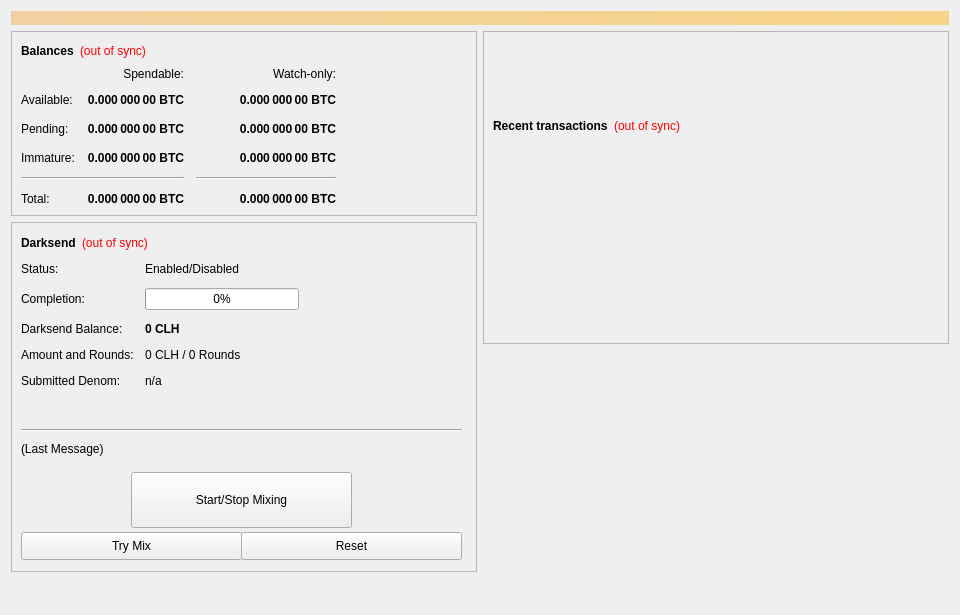
<?xml version="1.0" encoding="UTF-8"?>
<ui version="4.0">
 <class>OverviewPage</class>
 <widget class="QWidget" name="OverviewPage">
  <property name="geometry">
   <rect>
    <x>0</x>
    <y>0</y>
    <width>960</width>
    <height>615</height>
   </rect>
  </property>
  <property name="minimumSize">
   <size>
    <width>960</width>
    <height>0</height>
   </size>
  </property>
  <property name="windowTitle">
   <string>Form</string>
  </property>
  <layout class="QVBoxLayout" name="topLayout">
   <item>
    <widget class="QLabel" name="labelAlerts">
     <property name="visible">
      <bool>false</bool>
     </property>
     <property name="styleSheet">
      <string notr="true">background-color: qlineargradient(x1: 0, y1: 0, x2: 1, y2: 0, stop:0 #F0D0A0, stop:1 #F8D488); color:#000000;</string>
     </property>
     <property name="wordWrap">
      <bool>true</bool>
     </property>
     <property name="margin">
      <number>3</number>
     </property>
    </widget>
   </item>
   <item>
    <layout class="QHBoxLayout" name="horizontalLayout" stretch="1,1">
     <item>
      <layout class="QVBoxLayout" name="verticalLayout_2">
       <item>
        <widget class="QFrame" name="frame">
         <property name="frameShape">
          <enum>QFrame::StyledPanel</enum>
         </property>
         <property name="frameShadow">
          <enum>QFrame::Raised</enum>
         </property>
         <layout class="QVBoxLayout" name="verticalLayout_4">
          <item>
           <layout class="QHBoxLayout" name="horizontalLayout_4">
            <item>
             <widget class="QLabel" name="label_5">
              <property name="font">
               <font>
                <weight>75</weight>
                <bold>true</bold>
               </font>
              </property>
              <property name="text">
               <string>Balances</string>
              </property>
             </widget>
            </item>
            <item>
             <widget class="QLabel" name="labelWalletStatus">
              <property name="cursor">
               <cursorShape>WhatsThisCursor</cursorShape>
              </property>
              <property name="toolTip">
               <string>The displayed information may be out of date. Your wallet automatically synchronizes with the CLH network after a connection is established, but this process has not completed yet.</string>
              </property>
              <property name="styleSheet">
               <string notr="true">QLabel { color: red; }</string>
              </property>
              <property name="text">
               <string notr="true">(out of sync)</string>
              </property>
              <property name="alignment">
               <set>Qt::AlignLeading|Qt::AlignLeft|Qt::AlignVCenter</set>
              </property>
             </widget>
            </item>
            <item>
             <spacer name="horizontalSpacer_3">
              <property name="orientation">
               <enum>Qt::Horizontal</enum>
              </property>
              <property name="sizeHint" stdset="0">
               <size>
                <width>40</width>
                <height>20</height>
               </size>
              </property>
             </spacer>
            </item>
           </layout>
          </item>
          <item>
           <layout class="QGridLayout" name="gridLayout">
            <property name="spacing">
             <number>12</number>
            </property>
            <item row="2" column="2">
             <widget class="QLabel" name="labelWatchPending">
              <property name="font">
               <font>
                <weight>75</weight>
                <bold>true</bold>
               </font>
              </property>
              <property name="cursor">
               <cursorShape>IBeamCursor</cursorShape>
              </property>
              <property name="toolTip">
               <string>Unconfirmed transactions to watch-only addresses</string>
              </property>
              <property name="text">
               <string notr="true">0.000 000 00 BTC</string>
              </property>
              <property name="alignment">
               <set>Qt::AlignRight|Qt::AlignTrailing|Qt::AlignVCenter</set>
              </property>
              <property name="textInteractionFlags">
               <set>Qt::LinksAccessibleByMouse|Qt::TextSelectableByKeyboard|Qt::TextSelectableByMouse</set>
              </property>
             </widget>
            </item>
            <item row="2" column="1">
             <widget class="QLabel" name="labelUnconfirmed">
              <property name="font">
               <font>
                <weight>75</weight>
                <bold>true</bold>
               </font>
              </property>
              <property name="cursor">
               <cursorShape>IBeamCursor</cursorShape>
              </property>
              <property name="toolTip">
               <string>Total of transactions that have yet to be confirmed, and do not yet count toward the spendable balance</string>
              </property>
              <property name="text">
               <string notr="true">0.000 000 00 BTC</string>
              </property>
              <property name="alignment">
               <set>Qt::AlignRight|Qt::AlignTrailing|Qt::AlignVCenter</set>
              </property>
              <property name="textInteractionFlags">
               <set>Qt::LinksAccessibleByMouse|Qt::TextSelectableByKeyboard|Qt::TextSelectableByMouse</set>
              </property>
             </widget>
            </item>
            <item row="3" column="2">
             <widget class="QLabel" name="labelWatchImmature">
              <property name="font">
               <font>
                <weight>75</weight>
                <bold>true</bold>
               </font>
              </property>
              <property name="cursor">
               <cursorShape>IBeamCursor</cursorShape>
              </property>
              <property name="toolTip">
               <string>Staked or masternode rewards in watch-only addresses that has not yet matured</string>
              </property>
              <property name="text">
               <string notr="true">0.000 000 00 BTC</string>
              </property>
              <property name="alignment">
               <set>Qt::AlignRight|Qt::AlignTrailing|Qt::AlignVCenter</set>
              </property>
              <property name="textInteractionFlags">
               <set>Qt::LinksAccessibleByMouse|Qt::TextSelectableByKeyboard|Qt::TextSelectableByMouse</set>
              </property>
             </widget>
            </item>
            <item row="4" column="0" colspan="2">
             <widget class="Line" name="lineSpendableBalance">
              <property name="orientation">
               <enum>Qt::Horizontal</enum>
              </property>
             </widget>
            </item>
            <item row="4" column="2">
             <widget class="Line" name="lineWatchBalance">
              <property name="sizePolicy">
               <sizepolicy hsizetype="Preferred" vsizetype="Fixed">
                <horstretch>0</horstretch>
                <verstretch>0</verstretch>
               </sizepolicy>
              </property>
              <property name="minimumSize">
               <size>
                <width>140</width>
                <height>0</height>
               </size>
              </property>
              <property name="orientation">
               <enum>Qt::Horizontal</enum>
              </property>
             </widget>
            </item>
            <item row="5" column="0">
             <widget class="QLabel" name="labelTotalText">
              <property name="text">
               <string>Total:</string>
              </property>
             </widget>
            </item>
            <item row="3" column="1">
             <widget class="QLabel" name="labelImmature">
              <property name="font">
               <font>
                <weight>75</weight>
                <bold>true</bold>
               </font>
              </property>
              <property name="cursor">
               <cursorShape>IBeamCursor</cursorShape>
              </property>
              <property name="toolTip">
               <string>Staked or masternode rewards that has not yet matured</string>
              </property>
              <property name="text">
               <string notr="true">0.000 000 00 BTC</string>
              </property>
              <property name="alignment">
               <set>Qt::AlignRight|Qt::AlignTrailing|Qt::AlignVCenter</set>
              </property>
              <property name="textInteractionFlags">
               <set>Qt::LinksAccessibleByMouse|Qt::TextSelectableByKeyboard|Qt::TextSelectableByMouse</set>
              </property>
             </widget>
            </item>
            <item row="2" column="3">
             <spacer name="horizontalSpacer_2">
              <property name="orientation">
               <enum>Qt::Horizontal</enum>
              </property>
              <property name="sizeHint" stdset="0">
               <size>
                <width>40</width>
                <height>20</height>
               </size>
              </property>
             </spacer>
            </item>
            <item row="3" column="0">
             <widget class="QLabel" name="labelImmatureText">
              <property name="text">
               <string>Immature:</string>
              </property>
             </widget>
            </item>
            <item row="5" column="1">
             <widget class="QLabel" name="labelTotal">
              <property name="font">
               <font>
                <weight>75</weight>
                <bold>true</bold>
               </font>
              </property>
              <property name="cursor">
               <cursorShape>IBeamCursor</cursorShape>
              </property>
              <property name="toolTip">
               <string>Your current total balance</string>
              </property>
              <property name="text">
               <string notr="true">0.000 000 00 BTC</string>
              </property>
              <property name="alignment">
               <set>Qt::AlignRight|Qt::AlignTrailing|Qt::AlignVCenter</set>
              </property>
              <property name="textInteractionFlags">
               <set>Qt::LinksAccessibleByMouse|Qt::TextSelectableByKeyboard|Qt::TextSelectableByMouse</set>
              </property>
             </widget>
            </item>
            <item row="5" column="2">
             <widget class="QLabel" name="labelWatchTotal">
              <property name="font">
               <font>
                <weight>75</weight>
                <bold>true</bold>
               </font>
              </property>
              <property name="cursor">
               <cursorShape>IBeamCursor</cursorShape>
              </property>
              <property name="toolTip">
               <string>Current total balance in watch-only addresses</string>
              </property>
              <property name="text">
               <string notr="true">0.000 000 00 BTC</string>
              </property>
              <property name="alignment">
               <set>Qt::AlignRight|Qt::AlignTrailing|Qt::AlignVCenter</set>
              </property>
              <property name="textInteractionFlags">
               <set>Qt::LinksAccessibleByMouse|Qt::TextSelectableByKeyboard|Qt::TextSelectableByMouse</set>
              </property>
             </widget>
            </item>
            <item row="0" column="2">
             <widget class="QLabel" name="labelWatchonly">
              <property name="text">
               <string>Watch-only:</string>
              </property>
              <property name="alignment">
               <set>Qt::AlignRight|Qt::AlignTrailing|Qt::AlignVCenter</set>
              </property>
             </widget>
            </item>
            <item row="1" column="0">
             <widget class="QLabel" name="labelBalanceText">
              <property name="text">
               <string>Available:</string>
              </property>
             </widget>
            </item>
            <item row="1" column="1">
             <widget class="QLabel" name="labelBalance">
              <property name="font">
               <font>
                <weight>75</weight>
                <bold>true</bold>
               </font>
              </property>
              <property name="cursor">
               <cursorShape>IBeamCursor</cursorShape>
              </property>
              <property name="toolTip">
               <string>Your current spendable balance</string>
              </property>
              <property name="text">
               <string notr="true">0.000 000 00 BTC</string>
              </property>
              <property name="alignment">
               <set>Qt::AlignRight|Qt::AlignTrailing|Qt::AlignVCenter</set>
              </property>
              <property name="textInteractionFlags">
               <set>Qt::LinksAccessibleByMouse|Qt::TextSelectableByKeyboard|Qt::TextSelectableByMouse</set>
              </property>
             </widget>
            </item>
            <item row="1" column="2">
             <widget class="QLabel" name="labelWatchAvailable">
              <property name="font">
               <font>
                <weight>75</weight>
                <bold>true</bold>
               </font>
              </property>
              <property name="cursor">
               <cursorShape>IBeamCursor</cursorShape>
              </property>
              <property name="toolTip">
               <string>Your current balance in watch-only addresses</string>
              </property>
              <property name="text">
               <string notr="true">0.000 000 00 BTC</string>
              </property>
              <property name="alignment">
               <set>Qt::AlignRight|Qt::AlignTrailing|Qt::AlignVCenter</set>
              </property>
              <property name="textInteractionFlags">
               <set>Qt::LinksAccessibleByMouse|Qt::TextSelectableByKeyboard|Qt::TextSelectableByMouse</set>
              </property>
             </widget>
            </item>
            <item row="2" column="0">
             <widget class="QLabel" name="labelPendingText">
              <property name="text">
               <string>Pending:</string>
              </property>
             </widget>
            </item>
            <item row="0" column="1">
             <widget class="QLabel" name="labelSpendable">
              <property name="text">
               <string>Spendable:</string>
              </property>
              <property name="alignment">
               <set>Qt::AlignRight|Qt::AlignTrailing|Qt::AlignVCenter</set>
              </property>
             </widget>
            </item>
           </layout>
          </item>
         </layout>
        </widget>
       </item>
       <item>
        <widget class="QFrame" name="frameDarksend">
         <property name="minimumSize">
          <size>
           <width>0</width>
           <height>350</height>
          </size>
         </property>
         <property name="layoutDirection">
          <enum>Qt::LeftToRight</enum>
         </property>
         <property name="frameShape">
          <enum>QFrame::StyledPanel</enum>
         </property>
         <property name="frameShadow">
          <enum>QFrame::Raised</enum>
         </property>
         <widget class="QWidget" name="formLayoutWidget">
          <property name="geometry">
           <rect>
            <x>10</x>
            <y>40</y>
            <width>451</width>
            <height>161</height>
           </rect>
          </property>
          <layout class="QFormLayout" name="formLayout">
           <property name="fieldGrowthPolicy">
            <enum>QFormLayout::AllNonFixedFieldsGrow</enum>
           </property>
           <property name="horizontalSpacing">
            <number>11</number>
           </property>
           <property name="verticalSpacing">
            <number>12</number>
           </property>
           <item row="0" column="0">
            <widget class="QLabel" name="label_6">
             <property name="text">
              <string>Status:</string>
             </property>
            </widget>
           </item>
           <item row="1" column="0">
            <widget class="QLabel" name="label_7">
             <property name="text">
              <string>Completion:</string>
             </property>
            </widget>
           </item>
           <item row="1" column="1">
            <widget class="QProgressBar" name="DarksendProgress">
             <property name="maximumSize">
              <size>
               <width>154</width>
               <height>16777215</height>
              </size>
             </property>
             <property name="value">
              <number>0</number>
             </property>
            </widget>
           </item>
           <item row="2" column="0">
            <widget class="QLabel" name="labelAnonymizedText">
             <property name="text">
              <string>Darksend Balance:</string>
             </property>
            </widget>
           </item>
           <item row="2" column="1">
            <widget class="QLabel" name="labelAnonymized">
             <property name="font">
              <font>
               <weight>75</weight>
               <bold>true</bold>
              </font>
             </property>
             <property name="text">
              <string notr="true">0 CLH</string>
             </property>
            </widget>
           </item>
           <item row="3" column="0">
            <widget class="QLabel" name="label_8">
             <property name="text">
              <string>Amount and Rounds:</string>
             </property>
            </widget>
           </item>
           <item row="3" column="1">
            <widget class="QLabel" name="labelAmountRounds">
             <property name="text">
              <string>0 CLH / 0 Rounds</string>
             </property>
            </widget>
           </item>
           <item row="4" column="0">
            <widget class="QLabel" name="label_9">
             <property name="text">
              <string>Submitted Denom:</string>
             </property>
            </widget>
           </item>
           <item row="4" column="1">
            <widget class="QLabel" name="labelSubmittedDenom">
             <property name="toolTip">
              <string>The denominations you submitted to the Masternode.&lt;br&gt;To mix, other users must submit the exact same denominations.</string>
             </property>
             <property name="text">
              <string>n/a</string>
             </property>
            </widget>
           </item>
           <item row="0" column="1">
            <widget class="QLabel" name="DarksendEnabled">
             <property name="text">
              <string>Enabled/Disabled</string>
             </property>
            </widget>
           </item>
          </layout>
         </widget>
         <widget class="QPushButton" name="runAutoDenom">
          <property name="geometry">
           <rect>
            <x>251</x>
            <y>17</y>
            <width>1</width>
            <height>1</height>
           </rect>
          </property>
          <property name="palette">
           <palette>
            <active>
             <colorrole role="WindowText">
              <brush brushstyle="SolidPattern">
               <color alpha="255">
                <red>0</red>
                <green>0</green>
                <blue>0</blue>
               </color>
              </brush>
             </colorrole>
             <colorrole role="Button">
              <brush brushstyle="SolidPattern">
               <color alpha="255">
                <red>239</red>
                <green>238</green>
                <blue>238</blue>
               </color>
              </brush>
             </colorrole>
             <colorrole role="Light">
              <brush brushstyle="SolidPattern">
               <color alpha="255">
                <red>255</red>
                <green>255</green>
                <blue>255</blue>
               </color>
              </brush>
             </colorrole>
             <colorrole role="Midlight">
              <brush brushstyle="SolidPattern">
               <color alpha="255">
                <red>247</red>
                <green>246</green>
                <blue>246</blue>
               </color>
              </brush>
             </colorrole>
             <colorrole role="Dark">
              <brush brushstyle="SolidPattern">
               <color alpha="255">
                <red>119</red>
                <green>119</green>
                <blue>119</blue>
               </color>
              </brush>
             </colorrole>
             <colorrole role="Mid">
              <brush brushstyle="SolidPattern">
               <color alpha="255">
                <red>159</red>
                <green>159</green>
                <blue>159</blue>
               </color>
              </brush>
             </colorrole>
             <colorrole role="Text">
              <brush brushstyle="SolidPattern">
               <color alpha="255">
                <red>0</red>
                <green>0</green>
                <blue>0</blue>
               </color>
              </brush>
             </colorrole>
             <colorrole role="BrightText">
              <brush brushstyle="SolidPattern">
               <color alpha="255">
                <red>255</red>
                <green>255</green>
                <blue>255</blue>
               </color>
              </brush>
             </colorrole>
             <colorrole role="ButtonText">
              <brush brushstyle="SolidPattern">
               <color alpha="255">
                <red>0</red>
                <green>0</green>
                <blue>0</blue>
               </color>
              </brush>
             </colorrole>
             <colorrole role="Base">
              <brush brushstyle="SolidPattern">
               <color alpha="255">
                <red>255</red>
                <green>255</green>
                <blue>255</blue>
               </color>
              </brush>
             </colorrole>
             <colorrole role="Window">
              <brush brushstyle="SolidPattern">
               <color alpha="255">
                <red>239</red>
                <green>238</green>
                <blue>238</blue>
               </color>
              </brush>
             </colorrole>
             <colorrole role="Shadow">
              <brush brushstyle="SolidPattern">
               <color alpha="255">
                <red>0</red>
                <green>0</green>
                <blue>0</blue>
               </color>
              </brush>
             </colorrole>
             <colorrole role="AlternateBase">
              <brush brushstyle="SolidPattern">
               <color alpha="255">
                <red>247</red>
                <green>246</green>
                <blue>246</blue>
               </color>
              </brush>
             </colorrole>
             <colorrole role="ToolTipBase">
              <brush brushstyle="SolidPattern">
               <color alpha="255">
                <red>255</red>
                <green>255</green>
                <blue>220</blue>
               </color>
              </brush>
             </colorrole>
             <colorrole role="ToolTipText">
              <brush brushstyle="SolidPattern">
               <color alpha="255">
                <red>0</red>
                <green>0</green>
                <blue>0</blue>
               </color>
              </brush>
             </colorrole>
            </active>
            <inactive>
             <colorrole role="WindowText">
              <brush brushstyle="SolidPattern">
               <color alpha="255">
                <red>0</red>
                <green>0</green>
                <blue>0</blue>
               </color>
              </brush>
             </colorrole>
             <colorrole role="Button">
              <brush brushstyle="SolidPattern">
               <color alpha="255">
                <red>239</red>
                <green>238</green>
                <blue>238</blue>
               </color>
              </brush>
             </colorrole>
             <colorrole role="Light">
              <brush brushstyle="SolidPattern">
               <color alpha="255">
                <red>255</red>
                <green>255</green>
                <blue>255</blue>
               </color>
              </brush>
             </colorrole>
             <colorrole role="Midlight">
              <brush brushstyle="SolidPattern">
               <color alpha="255">
                <red>247</red>
                <green>246</green>
                <blue>246</blue>
               </color>
              </brush>
             </colorrole>
             <colorrole role="Dark">
              <brush brushstyle="SolidPattern">
               <color alpha="255">
                <red>119</red>
                <green>119</green>
                <blue>119</blue>
               </color>
              </brush>
             </colorrole>
             <colorrole role="Mid">
              <brush brushstyle="SolidPattern">
               <color alpha="255">
                <red>159</red>
                <green>159</green>
                <blue>159</blue>
               </color>
              </brush>
             </colorrole>
             <colorrole role="Text">
              <brush brushstyle="SolidPattern">
               <color alpha="255">
                <red>0</red>
                <green>0</green>
                <blue>0</blue>
               </color>
              </brush>
             </colorrole>
             <colorrole role="BrightText">
              <brush brushstyle="SolidPattern">
               <color alpha="255">
                <red>255</red>
                <green>255</green>
                <blue>255</blue>
               </color>
              </brush>
             </colorrole>
             <colorrole role="ButtonText">
              <brush brushstyle="SolidPattern">
               <color alpha="255">
                <red>0</red>
                <green>0</green>
                <blue>0</blue>
               </color>
              </brush>
             </colorrole>
             <colorrole role="Base">
              <brush brushstyle="SolidPattern">
               <color alpha="255">
                <red>255</red>
                <green>255</green>
                <blue>255</blue>
               </color>
              </brush>
             </colorrole>
             <colorrole role="Window">
              <brush brushstyle="SolidPattern">
               <color alpha="255">
                <red>239</red>
                <green>238</green>
                <blue>238</blue>
               </color>
              </brush>
             </colorrole>
             <colorrole role="Shadow">
              <brush brushstyle="SolidPattern">
               <color alpha="255">
                <red>0</red>
                <green>0</green>
                <blue>0</blue>
               </color>
              </brush>
             </colorrole>
             <colorrole role="AlternateBase">
              <brush brushstyle="SolidPattern">
               <color alpha="255">
                <red>247</red>
                <green>246</green>
                <blue>246</blue>
               </color>
              </brush>
             </colorrole>
             <colorrole role="ToolTipBase">
              <brush brushstyle="SolidPattern">
               <color alpha="255">
                <red>255</red>
                <green>255</green>
                <blue>220</blue>
               </color>
              </brush>
             </colorrole>
             <colorrole role="ToolTipText">
              <brush brushstyle="SolidPattern">
               <color alpha="255">
                <red>0</red>
                <green>0</green>
                <blue>0</blue>
               </color>
              </brush>
             </colorrole>
            </inactive>
            <disabled>
             <colorrole role="WindowText">
              <brush brushstyle="SolidPattern">
               <color alpha="255">
                <red>119</red>
                <green>119</green>
                <blue>119</blue>
               </color>
              </brush>
             </colorrole>
             <colorrole role="Button">
              <brush brushstyle="SolidPattern">
               <color alpha="255">
                <red>239</red>
                <green>238</green>
                <blue>238</blue>
               </color>
              </brush>
             </colorrole>
             <colorrole role="Light">
              <brush brushstyle="SolidPattern">
               <color alpha="255">
                <red>255</red>
                <green>255</green>
                <blue>255</blue>
               </color>
              </brush>
             </colorrole>
             <colorrole role="Midlight">
              <brush brushstyle="SolidPattern">
               <color alpha="255">
                <red>247</red>
                <green>246</green>
                <blue>246</blue>
               </color>
              </brush>
             </colorrole>
             <colorrole role="Dark">
              <brush brushstyle="SolidPattern">
               <color alpha="255">
                <red>119</red>
                <green>119</green>
                <blue>119</blue>
               </color>
              </brush>
             </colorrole>
             <colorrole role="Mid">
              <brush brushstyle="SolidPattern">
               <color alpha="255">
                <red>159</red>
                <green>159</green>
                <blue>159</blue>
               </color>
              </brush>
             </colorrole>
             <colorrole role="Text">
              <brush brushstyle="SolidPattern">
               <color alpha="255">
                <red>119</red>
                <green>119</green>
                <blue>119</blue>
               </color>
              </brush>
             </colorrole>
             <colorrole role="BrightText">
              <brush brushstyle="SolidPattern">
               <color alpha="255">
                <red>255</red>
                <green>255</green>
                <blue>255</blue>
               </color>
              </brush>
             </colorrole>
             <colorrole role="ButtonText">
              <brush brushstyle="SolidPattern">
               <color alpha="255">
                <red>119</red>
                <green>119</green>
                <blue>119</blue>
               </color>
              </brush>
             </colorrole>
             <colorrole role="Base">
              <brush brushstyle="SolidPattern">
               <color alpha="255">
                <red>239</red>
                <green>238</green>
                <blue>238</blue>
               </color>
              </brush>
             </colorrole>
             <colorrole role="Window">
              <brush brushstyle="SolidPattern">
               <color alpha="255">
                <red>239</red>
                <green>238</green>
                <blue>238</blue>
               </color>
              </brush>
             </colorrole>
             <colorrole role="Shadow">
              <brush brushstyle="SolidPattern">
               <color alpha="255">
                <red>0</red>
                <green>0</green>
                <blue>0</blue>
               </color>
              </brush>
             </colorrole>
             <colorrole role="AlternateBase">
              <brush brushstyle="SolidPattern">
               <color alpha="255">
                <red>239</red>
                <green>238</green>
                <blue>238</blue>
               </color>
              </brush>
             </colorrole>
             <colorrole role="ToolTipBase">
              <brush brushstyle="SolidPattern">
               <color alpha="255">
                <red>255</red>
                <green>255</green>
                <blue>220</blue>
               </color>
              </brush>
             </colorrole>
             <colorrole role="ToolTipText">
              <brush brushstyle="SolidPattern">
               <color alpha="255">
                <red>0</red>
                <green>0</green>
                <blue>0</blue>
               </color>
              </brush>
             </colorrole>
            </disabled>
           </palette>
          </property>
          <property name="focusPolicy">
           <enum>Qt::NoFocus</enum>
          </property>
          <property name="autoFillBackground">
           <bool>true</bool>
          </property>
          <property name="text">
           <string/>
          </property>
          <property name="flat">
           <bool>true</bool>
          </property>
         </widget>
         <widget class="QPushButton" name="toggleDarksend">
          <property name="geometry">
           <rect>
            <x>120</x>
            <y>250</y>
            <width>221</width>
            <height>56</height>
           </rect>
          </property>
          <property name="sizePolicy">
           <sizepolicy hsizetype="MinimumExpanding" vsizetype="Fixed">
            <horstretch>0</horstretch>
            <verstretch>0</verstretch>
           </sizepolicy>
          </property>
          <property name="text">
           <string>Start/Stop Mixing</string>
          </property>
         </widget>
         <widget class="Line" name="lineLastMessage">
          <property name="geometry">
           <rect>
            <x>10</x>
            <y>200</y>
            <width>441</width>
            <height>16</height>
           </rect>
          </property>
          <property name="orientation">
           <enum>Qt::Horizontal</enum>
          </property>
         </widget>
         <widget class="QLabel" name="DarksendStatus">
          <property name="geometry">
           <rect>
            <x>10</x>
            <y>220</y>
            <width>451</width>
            <height>61</height>
           </rect>
          </property>
          <property name="minimumSize">
           <size>
            <width>288</width>
            <height>43</height>
           </size>
          </property>
          <property name="text">
           <string>(Last Message)</string>
          </property>
          <property name="alignment">
           <set>Qt::AlignLeading|Qt::AlignLeft|Qt::AlignTop</set>
          </property>
          <property name="wordWrap">
           <bool>true</bool>
          </property>
         </widget>
         <widget class="QPushButton" name="DarksendAuto">
          <property name="geometry">
           <rect>
            <x>10</x>
            <y>310</y>
            <width>221</width>
            <height>28</height>
           </rect>
          </property>
          <property name="sizePolicy">
           <sizepolicy hsizetype="MinimumExpanding" vsizetype="Fixed">
            <horstretch>0</horstretch>
            <verstretch>0</verstretch>
           </sizepolicy>
          </property>
          <property name="toolTip">
           <string>Try to manually submit a Darksend request.</string>
          </property>
          <property name="text">
           <string>Try Mix</string>
          </property>
         </widget>
         <widget class="QPushButton" name="DarksendReset">
          <property name="geometry">
           <rect>
            <x>230</x>
            <y>310</y>
            <width>221</width>
            <height>28</height>
           </rect>
          </property>
          <property name="sizePolicy">
           <sizepolicy hsizetype="MinimumExpanding" vsizetype="Fixed">
            <horstretch>0</horstretch>
            <verstretch>0</verstretch>
           </sizepolicy>
          </property>
          <property name="toolTip">
           <string>Reset the current status of Darksend (can interrupt Darksend if it's in the process of Mixing, which can cost you money!)</string>
          </property>
          <property name="autoFillBackground">
           <bool>false</bool>
          </property>
          <property name="text">
           <string>Reset</string>
          </property>
         </widget>
         <widget class="QWidget" name="layoutWidget">
          <property name="geometry">
           <rect>
            <x>10</x>
            <y>10</y>
            <width>431</width>
            <height>22</height>
           </rect>
          </property>
          <layout class="QHBoxLayout" name="horizontalLayout_5">
           <item>
            <widget class="QLabel" name="label_2">
             <property name="font">
              <font>
               <weight>75</weight>
               <bold>true</bold>
              </font>
             </property>
             <property name="text">
              <string>Darksend</string>
             </property>
            </widget>
           </item>
           <item>
            <widget class="QLabel" name="labelDarksendSyncStatus">
             <property name="toolTip">
              <string>The displayed information may be out of date. Your wallet automatically synchronizes with the CLH network after a connection is established, but this process has not completed yet.</string>
             </property>
             <property name="styleSheet">
              <string notr="true">QLabel { color: red; }</string>
             </property>
             <property name="text">
              <string notr="true">(out of sync)</string>
             </property>
             <property name="alignment">
              <set>Qt::AlignLeading|Qt::AlignLeft|Qt::AlignVCenter</set>
             </property>
            </widget>
           </item>
           <item>
            <spacer name="horizontalSpacer_4">
             <property name="orientation">
              <enum>Qt::Horizontal</enum>
             </property>
             <property name="sizeHint" stdset="0">
              <size>
               <width>40</width>
               <height>20</height>
              </size>
             </property>
            </spacer>
           </item>
          </layout>
         </widget>
        </widget>
       </item>
       <item>
        <spacer name="verticalSpacer">
         <property name="orientation">
          <enum>Qt::Vertical</enum>
         </property>
         <property name="sizeHint" stdset="0">
          <size>
           <width>20</width>
           <height>40</height>
          </size>
         </property>
        </spacer>
       </item>
      </layout>
     </item>
     <item>
      <layout class="QVBoxLayout" name="verticalLayout_3">
       <item>
        <widget class="QFrame" name="frame_2">
         <property name="frameShape">
          <enum>QFrame::StyledPanel</enum>
         </property>
         <property name="frameShadow">
          <enum>QFrame::Raised</enum>
         </property>
         <layout class="QVBoxLayout" name="verticalLayout">
          <item>
           <spacer name="verticalSpacer_3">
            <property name="orientation">
             <enum>Qt::Vertical</enum>
            </property>
            <property name="sizeType">
             <enum>QSizePolicy::Fixed</enum>
            </property>
            <property name="sizeHint" stdset="0">
             <size>
              <width>20</width>
              <height>75</height>
             </size>
            </property>
           </spacer>
          </item>
          <item>
           <layout class="QHBoxLayout" name="horizontalLayout_2">
            <item>
             <widget class="QLabel" name="label_4">
              <property name="font">
               <font>
                <weight>75</weight>
                <bold>true</bold>
               </font>
              </property>
              <property name="text">
               <string>Recent transactions</string>
              </property>
             </widget>
            </item>
            <item>
             <widget class="QLabel" name="labelTransactionsStatus">
              <property name="cursor">
               <cursorShape>WhatsThisCursor</cursorShape>
              </property>
              <property name="toolTip">
               <string>The displayed information may be out of date. Your wallet automatically synchronizes with the CLH network after a connection is established, but this process has not completed yet.</string>
              </property>
              <property name="styleSheet">
               <string notr="true">QLabel { color: red; }</string>
              </property>
              <property name="text">
               <string notr="true">(out of sync)</string>
              </property>
              <property name="alignment">
               <set>Qt::AlignRight|Qt::AlignTrailing|Qt::AlignVCenter</set>
              </property>
             </widget>
            </item>
            <item>
             <spacer name="horizontalSpacer">
              <property name="orientation">
               <enum>Qt::Horizontal</enum>
              </property>
              <property name="sizeHint" stdset="0">
               <size>
                <width>40</width>
                <height>20</height>
               </size>
              </property>
             </spacer>
            </item>
           </layout>
          </item>
          <item>
           <widget class="QListView" name="listTransactions">
            <property name="styleSheet">
             <string notr="true">QListView { background: transparent; }</string>
            </property>
            <property name="frameShape">
             <enum>QFrame::NoFrame</enum>
            </property>
            <property name="verticalScrollBarPolicy">
             <enum>Qt::ScrollBarAlwaysOff</enum>
            </property>
            <property name="horizontalScrollBarPolicy">
             <enum>Qt::ScrollBarAlwaysOff</enum>
            </property>
            <property name="selectionMode">
             <enum>QAbstractItemView::NoSelection</enum>
            </property>
           </widget>
          </item>
         </layout>
        </widget>
       </item>
       <item>
        <spacer name="verticalSpacer_2">
         <property name="orientation">
          <enum>Qt::Vertical</enum>
         </property>
         <property name="sizeType">
          <enum>QSizePolicy::Expanding</enum>
         </property>
         <property name="sizeHint" stdset="0">
          <size>
           <width>20</width>
           <height>40</height>
          </size>
         </property>
        </spacer>
       </item>
      </layout>
     </item>
    </layout>
   </item>
  </layout>
 </widget>
 <resources/>
 <connections/>
</ui>
